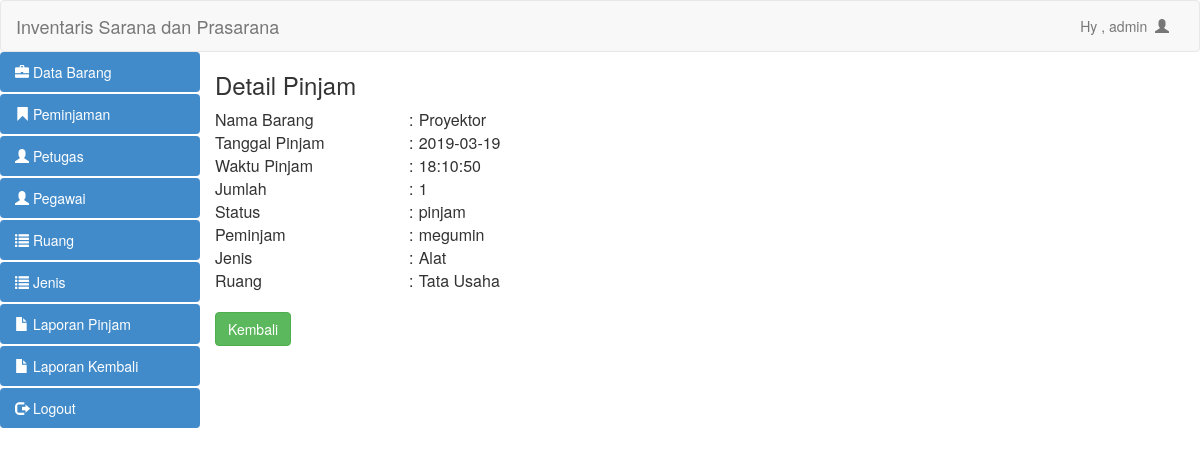
/admin/detail_pinjam.php?id=13 (signed in), run on the app's committed database.
### tables this page shows
CREATE TABLE IF NOT EXISTS `detail_pinjam` (
  `id_detail_pinjam` int(11) NOT NULL AUTO_INCREMENT,
  `id_inventaris` int(11) NOT NULL,
  `jumlah_pinjam` int(11) NOT NULL,
  `id_peminjaman` int(11) NOT NULL,
  PRIMARY KEY (`id_detail_pinjam`),
  KEY `id_inventaris` (`id_inventaris`),
  KEY `id_peminjaman` (`id_peminjaman`),
  CONSTRAINT `detail_pinjam_ibfk_1` FOREIGN KEY (`id_peminjaman`) REFERENCES `peminjaman` (`id_peminjaman`) ON DELETE CASCADE ON UPDATE CASCADE,
  CONSTRAINT `detail_pinjam_ibfk_2` FOREIGN KEY (`id_inventaris`) REFERENCES `inventaris` (`id_inventaris`) ON DELETE CASCADE ON UPDATE CASCADE
);

CREATE TABLE IF NOT EXISTS `inventaris` (
  `id_inventaris` int(11) NOT NULL AUTO_INCREMENT,
  `nama` varchar(50) DEFAULT NULL,
  `kondisi` varchar(50) DEFAULT NULL,
  `keterangan` varchar(50) DEFAULT NULL,
  `jumlah` int(11) DEFAULT NULL,
  `id_jenis` int(11) DEFAULT NULL,
  `tanggal_register` date DEFAULT NULL,
  `id_ruang` int(11) DEFAULT NULL,
  `kode_inventaris` varchar(50) DEFAULT NULL,
  `id_petugas` int(11) DEFAULT NULL,
  PRIMARY KEY (`id_inventaris`),
  KEY `id_ruang` (`id_ruang`),
  KEY `id_petugas` (`id_petugas`),
  KEY `id_jenis` (`id_jenis`),
  CONSTRAINT `inventaris_ibfk_1` FOREIGN KEY (`id_petugas`) REFERENCES `petugas` (`id_petugas`) ON DELETE CASCADE ON UPDATE CASCADE,
  CONSTRAINT `inventaris_ibfk_2` FOREIGN KEY (`id_ruang`) REFERENCES `ruang` (`id_ruang`) ON DELETE CASCADE ON UPDATE CASCADE,
  CONSTRAINT `inventaris_ibfk_3` FOREIGN KEY (`id_jenis`) REFERENCES `jenis` (`id_jenis`) ON DELETE CASCADE ON UPDATE CASCADE
);

CREATE TABLE IF NOT EXISTS `peminjaman` (
  `id_peminjaman` int(11) NOT NULL AUTO_INCREMENT,
  `tanggal_pinjam` date DEFAULT NULL,
  `waktu_pinjam` time DEFAULT NULL,
  `waktu_kembali` time DEFAULT NULL,
  `tanggal_kembali` date DEFAULT NULL,
  `status_peminjaman` varchar(50) DEFAULT NULL,
  `id_pegawai` int(11) DEFAULT NULL,
  PRIMARY KEY (`id_peminjaman`),
  KEY `id_pegawai` (`id_pegawai`),
  CONSTRAINT `peminjaman_ibfk_1` FOREIGN KEY (`id_pegawai`) REFERENCES `pegawai` (`id_pegawai`) ON DELETE CASCADE ON UPDATE CASCADE
);

CREATE TABLE IF NOT EXISTS `pegawai` (
  `id_pegawai` int(11) NOT NULL AUTO_INCREMENT,
  `username` varchar(50) DEFAULT NULL,
  `nama_pegawai` varchar(50) DEFAULT NULL,
  `nip` varchar(50) DEFAULT NULL,
  `alamat` varchar(50) DEFAULT NULL,
  PRIMARY KEY (`id_pegawai`)
);

CREATE TABLE IF NOT EXISTS `jenis` (
  `id_jenis` int(11) NOT NULL AUTO_INCREMENT,
  `nama_jenis` varchar(50) DEFAULT NULL,
  `kode_jenis` varchar(50) DEFAULT NULL,
  `keterangan` varchar(50) DEFAULT NULL,
  PRIMARY KEY (`id_jenis`)
);

CREATE TABLE IF NOT EXISTS `ruang` (
  `id_ruang` int(11) NOT NULL AUTO_INCREMENT,
  `nama_ruang` varchar(50) DEFAULT NULL,
  `kode_ruang` varchar(50) DEFAULT NULL,
  `keterangan` varchar(50) DEFAULT NULL,
  PRIMARY KEY (`id_ruang`)
);

### admin/detail_pinjam.php (the view, shortened to what this page needs)
<?php
include "header.php";
?>
                  <?php
$id = $_GET['id'];
$query = mysql_query("select * from detail_pinjam,peminjaman,inventaris,pegawai,ruang,jenis
where peminjaman.id_pegawai = pegawai.id_pegawai and
detail_pinjam.id_inventaris = inventaris.id_inventaris and peminjaman.status_peminjaman= 'pinjam' and
detail_pinjam.id_peminjaman = peminjaman.id_peminjaman and ruang.id_ruang = inventaris.id_ruang
and jenis.id_jenis = inventaris.id_jenis and detail_pinjam.id_detail_pinjam='$id'");
$data = mysql_fetch_array($query);
?>
                                      <h3>Detail Pinjam</h3>
     <div class="content">
        <table class="table-form" border="0" width="100%" cellpadding="0" cellspacing="0">
            <tr>
                <td width="20%">Nama Barang </td>
                <td width="1%">:</td>
                <td><?php echo $data['nama']; ?></td>
            </tr>
            <tr>
                <td>Tanggal Pinjam</td>
                <td width="1%">:</td>
                <td><?php echo $data['tanggal_pinjam']; ?></td>
            </tr>
            <tr>
                <td>Waktu Pinjam</td>
                <td width="1%">:</td>
               <td><?php echo $data['waktu_pinjam']; ?></td>
            </tr>
            <tr>
                <td>Jumlah</td>
                <td width="1%">:</td>
                <td><?php echo $data['jumlah_pinjam']; ?></td>
            </tr>
            <tr>
                <td>Status</td>
                <td width="1%">:</td>
                <td><?php echo $data['status_peminjaman']; ?></td>
            </tr>
            <tr>
                <td>Peminjam</td>
                <td width="1%">:</td>
                <td><?php echo $data['nama_pegawai']; ?></td>
            </tr>
              <tr>
                <td>Jenis</td>
                <td width="1%">:</td>
                <td><?php echo $data['nama_jenis']; ?></td>
             <tr>
                <td>Ruang</td>
                <td width="1%">:</td>
                <td><?php echo $data['nama_ruang']; ?></td>
            </tr>
        </table>
    </div>
    <br>
<a href="laporan.php" class="btn btn-success">Kembali</a>
<?php
include "footer.php";
?>

### data on the page
detail_pinjam: id_inventaris.nama "Proyektor", id_peminjaman.tanggal_pinjam "2019-03-19", id_peminjaman.waktu_pinjam "18:10:50", jumlah_pinjam "1", id_peminjaman.status_peminjaman "pinjam", pegawai.nama_pegawai "megumin", jenis.nama_jenis "Alat", ruang.nama_ruang "Tata Usaha"

### other printed values
$_SESSION['nama'] "admin"
